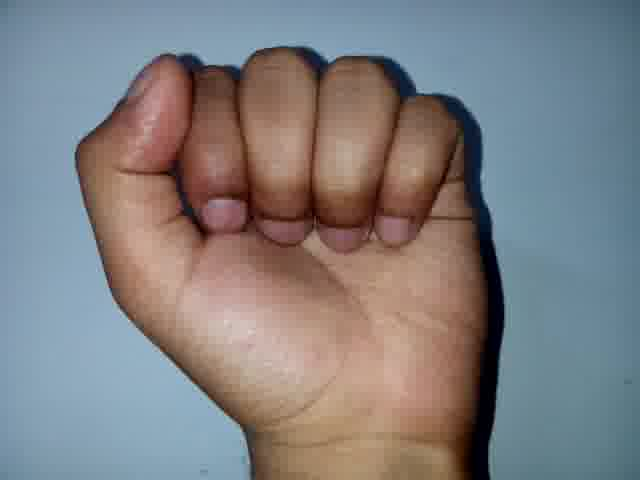
#> input picture Indian-Sign-Language-Recognition-master/test/A/203.jpg, 640 x 480 px
$ python -i surf_image_processing.py   (imports and definitions only)
#> lines starting #> are read from the running program, lines starting #| are printed output that depends on the picture; after the words box and inside, x2 and y2 are one past the last pixel; in counts of white or black regions, pixels touching at a corner belong together
import numpy as np
import cv2
import re
from matplotlib import pyplot as plt

def func(path):
#> called with path = 'test/A/203.jpg'
    frame = cv2.imread(path)
#> frame is the input picture: shape (480, 640, 3); mean B, G, R 129.4, 127.2, 128.5
    plt.imshow(frame),plt.show()
    if ".DS_Store" not in path:
        frame = cv2.resize(frame,(128,128))
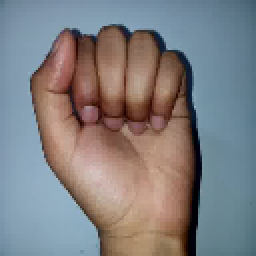
#> frame: shape (128, 128, 3) (shown 2 times larger); mean B, G, R 129.4, 127.3, 128.6

        converted2 = cv2.cvtColor(frame, cv2.COLOR_BGR2GRAY)
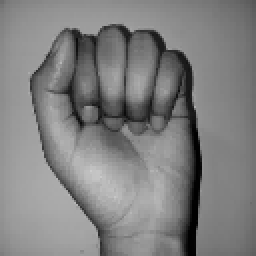
#> converted2: shape (128, 128) (shown 2 times larger); min 1, max 205, mean 127.9
        converted = cv2.cvtColor(frame, cv2.COLOR_BGR2HSV) # Convert from RGB to HSV
#> converted: shape (128, 128, 3); mean H, S, V 63.1, 85.6, 152.7
        #cv2.imshow("original",converted2)

        lowerBoundary = np.array([0,40,30],dtype="uint8")
        upperBoundary = np.array([43,255,254],dtype="uint8")
        skinMask = cv2.inRange(converted, lowerBoundary, upperBoundary)
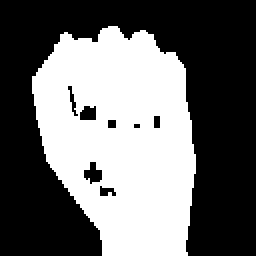
#> skinMask: shape (128, 128) (shown 2 times larger); 42.4% white; 1 white region, box (x1, y1, x2, y2) and area: (16, 13, 98, 128) 6953
        skinMask = cv2.addWeighted(skinMask,0.5,skinMask,0.5,0.0)
        #cv2.imshow("masked",skinMask)
        plt.imshow(skinMask),plt.show()
        skinMask = cv2.medianBlur(skinMask, 5)
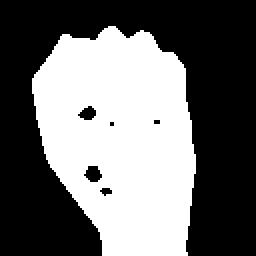
#> skinMask: shape (128, 128) (shown 2 times larger); 43% white; 1 white region, box (x1, y1, x2, y2) and area: (16, 13, 98, 128) 7037

        skin = cv2.bitwise_and(converted2, converted2, mask = skinMask)
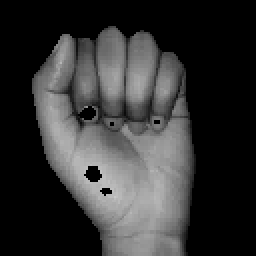
#> skin: shape (128, 128) (shown 2 times larger); min 0, max 199, mean 51.7
        #frame = cv2.addWeighted(frame,1.5,skin,-0.5,0)
        #skin = cv2.bitwise_and(frame, frame, mask = skinMask)

        #skinGray=cv2.cvtColor(skin, cv2.COLOR_BGR2GRAY)
        cv2.imshow("masked2",skin)
        img2 = cv2.Canny(skin,60,60)
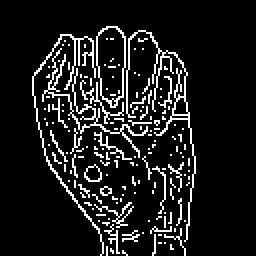
#> img2: shape (128, 128) (shown 2 times larger); 10.7% white in thin lines or dots, all inside (x1, y1, x2, y2) = (16, 13, 98, 128)
        plt.imshow(img2),plt.show()
        #cv2.imshow("edge detection",img2)
        letter = re.search(r"/[A-Z]/", path).group(0)
        print(re.search(r"[a-zA-Z0-9]+\.jpg", path).group(0))
        cv2.imwrite("preprocessed/" + letter + "/" + re.search(r"[a-zA-Z0-9]+\.jpg", path).group(0), img2)
        '''
        hog = cv2.HOGDescriptor()
        h = hog.compute(img2)
        print(len(h))

        '''
#> (the run stopped early here; a loop or call above may not have finished)

$ run again, on Indian-Sign-Language-Recognition-master/test/A/208.jpg
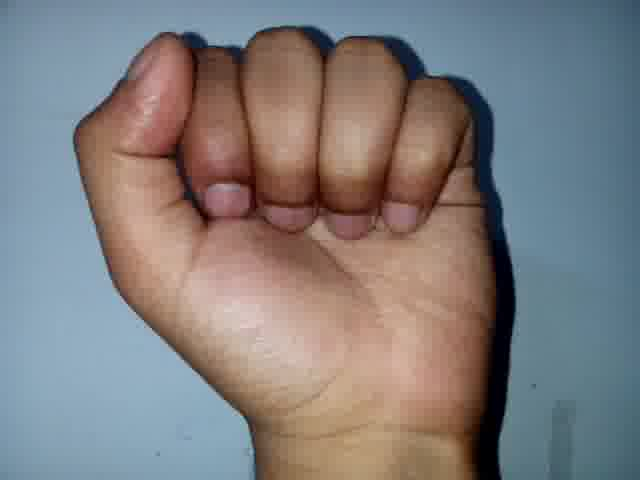
#> input picture Indian-Sign-Language-Recognition-master/test/A/208.jpg, 640 x 480 px
#> in func, frame is the input picture: shape (480, 640, 3); mean B, G, R 126, 125.4, 128.8
#> frame: shape (128, 128, 3)
#> converted: shape (128, 128, 3); mean H, S, V 60.6, 87.8, 151.4
#> in func, `skinMask = cv2.inRange(converted, lowerBoundary, upperBoundary)`:
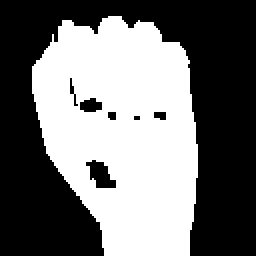
#> skinMask: shape (128, 128) (shown 2 times larger); 45.2% white; 1 white region, box (x1, y1, x2, y2) and area: (16, 8, 99, 128) 7398
#> in func, `img2 = cv2.Canny(skin,60,60)`:
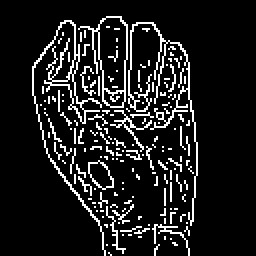
#> img2: shape (128, 128) (shown 2 times larger); 11.3% white in thin lines or dots, all inside (x1, y1, x2, y2) = (16, 8, 99, 128)
